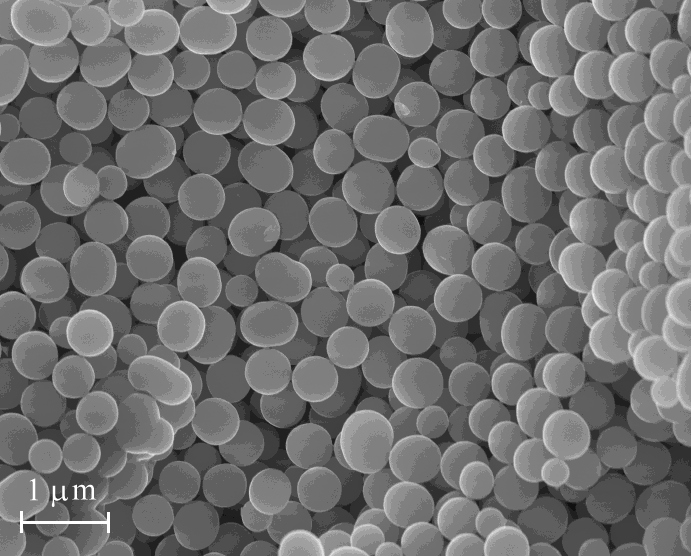
#> input picture Opal_Tecopa_near_gem.jpg, 691 x 556 px
$ python -i convert.py   (imports and definitions only)
#> lines starting #> are read from the running program, lines starting #| are printed output that depends on the picture
import os
import cv2
import pytesseract
import numpy as np
import pandas as pd
import PIL.Image as Image
from matplotlib import pyplot as plt


def getMag(name):
#> called with name = '../Opal_Tecopa_near_gem.jpg'
	img = cv2.imread(name)  # Image to be analyzed
#> img is the input picture: shape (556, 691, 3); min 13, max 255, mean 111

	while True:
		try:
			pytesseract.pytesseract.tesseract_cmd = r'C:\Program Files (x86)\Tesseract-OCR\tesseract'
			# Crops image to magn. details, increases reliability of OCR
			magCrop = img[443:465, 160:243]
			# Inverts colors, easier for OCR software to read
			magCropInv = cv2.bitwise_not(magCrop)
			mag = int(pytesseract.image_to_string(Image.fromarray(magCropInv))[
					  :-1])  # Image to text, removes 'x', makes integer
			print("Using tesseract OCR...")
			break
		except:
			try:
				# Splits file name by underscores, stores in list
				spl1 = name.split('_')
				# Selects the last list entry (number.TIF) and splits by
				# period, stores in list
				spl2 = spl1[-1].split('.')
				# Selects the first list entry (number) and converts to integer
				mag = int(spl2[0])
				print("Using file name...")
				break
			except:
				#**********USER INPUT**********
				mag = 35000
				print("Using user input...")
				print(
					"If you did not manually enter this magnification level, results will likely be wrong!")
				break
#> this loop made 1 pass
#> pass 1, in getMag, `magCrop = img[443:465, 160:243]`:
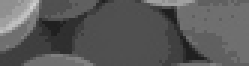
#> magCrop: shape (22, 83, 3) (shown 3 times larger); min 30, max 208, mean 89.7
#> pass 1, in getMag, `magCropInv = cv2.bitwise_not(magCrop)`:
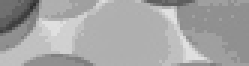
#> magCropInv: shape (22, 83, 3) (shown 3 times larger); min 47, max 225, mean 165.3
	return mag


def getConv(name):
	mag = getMag(name)

	conv = pd.read_csv('ConversionFactors.csv')  # Tabulated conversion factors
	# Finds row that matches the magnification value
	row = conv.loc[conv['Mag'] == mag]
	convFactor = row.iloc[0]['Conversion']  # Gets conversion factor from row

	print("Magnification Level: " + str(mag) + "x")
	print("Conversion Factor [nm/pixel]: " + str(convFactor))
	print("-----------------------------------------------------")

	# Radius of a particle in pixels (This number should be coming from
	# another function somewhere I think)
	pixValue = 10
	# Use conversion factor to get particle radius in nanometers
	nmValue = pixValue * convFactor

	print("Length in [nm]:")
	return nmValue

#> (the run stopped early here; a loop or call above may not have finished)
